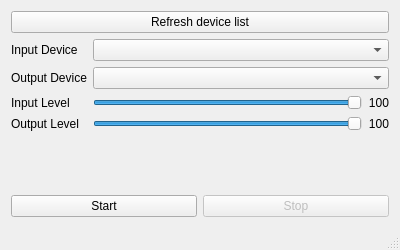
<?xml version="1.0" encoding="UTF-8"?>
<ui version="4.0">
 <class>MainWindow</class>
 <widget class="QMainWindow" name="MainWindow">
  <property name="geometry">
   <rect>
    <x>0</x>
    <y>0</y>
    <width>400</width>
    <height>250</height>
   </rect>
  </property>
  <property name="windowTitle">
   <string>Stethoscope</string>
  </property>
  <widget class="QWidget" name="centralWidget">
   <layout class="QGridLayout" name="gridLayout">
    <item row="8" column="0" colspan="3">
     <layout class="QHBoxLayout" name="pushButton_layout">
      <item>
       <widget class="QPushButton" name="pushButton_start">
        <property name="text">
         <string>Start</string>
        </property>
       </widget>
      </item>
      <item>
       <widget class="QPushButton" name="pushButton_stop">
        <property name="enabled">
         <bool>false</bool>
        </property>
        <property name="text">
         <string>Stop</string>
        </property>
       </widget>
      </item>
     </layout>
    </item>
    <item row="2" column="1" colspan="2">
     <widget class="QComboBox" name="comboBox_input_device"/>
    </item>
    <item row="1" column="0" colspan="3">
     <widget class="QPushButton" name="pushButton_refresh">
      <property name="text">
       <string>Refresh device list</string>
      </property>
     </widget>
    </item>
    <item row="5" column="0">
     <widget class="QLabel" name="label_input_level">
      <property name="text">
       <string>Input Level</string>
      </property>
     </widget>
    </item>
    <item row="2" column="0">
     <widget class="QLabel" name="label_input_device">
      <property name="text">
       <string>Input Device</string>
      </property>
     </widget>
    </item>
    <item row="5" column="1">
     <widget class="QSlider" name="horizontalSlider_input_level">
      <property name="maximum">
       <number>100</number>
      </property>
      <property name="value">
       <number>100</number>
      </property>
      <property name="orientation">
       <enum>Qt::Horizontal</enum>
      </property>
     </widget>
    </item>
    <item row="3" column="0">
     <widget class="QLabel" name="label_output_device">
      <property name="text">
       <string>Output Device</string>
      </property>
     </widget>
    </item>
    <item row="3" column="1" colspan="2">
     <widget class="QComboBox" name="comboBox_output_device"/>
    </item>
    <item row="7" column="1">
     <spacer name="verticalSpacer">
      <property name="orientation">
       <enum>Qt::Vertical</enum>
      </property>
      <property name="sizeHint" stdset="0">
       <size>
        <width>20</width>
        <height>40</height>
       </size>
      </property>
     </spacer>
    </item>
    <item row="5" column="2">
     <widget class="QLabel" name="label_input_level_value">
      <property name="minimumSize">
       <size>
        <width>20</width>
        <height>0</height>
       </size>
      </property>
      <property name="text">
       <string>100</string>
      </property>
      <property name="alignment">
       <set>Qt::AlignRight|Qt::AlignTrailing|Qt::AlignVCenter</set>
      </property>
     </widget>
    </item>
    <item row="6" column="0">
     <widget class="QLabel" name="label_output_level">
      <property name="text">
       <string>Output Level</string>
      </property>
     </widget>
    </item>
    <item row="6" column="1">
     <widget class="QSlider" name="horizontalSlider_output_level">
      <property name="maximum">
       <number>100</number>
      </property>
      <property name="value">
       <number>100</number>
      </property>
      <property name="orientation">
       <enum>Qt::Horizontal</enum>
      </property>
     </widget>
    </item>
    <item row="6" column="2">
     <widget class="QLabel" name="label_output_level_value">
      <property name="minimumSize">
       <size>
        <width>20</width>
        <height>0</height>
       </size>
      </property>
      <property name="text">
       <string>100</string>
      </property>
      <property name="alignment">
       <set>Qt::AlignRight|Qt::AlignTrailing|Qt::AlignVCenter</set>
      </property>
     </widget>
    </item>
   </layout>
  </widget>
  <widget class="QStatusBar" name="statusBar"/>
 </widget>
 <layoutdefault spacing="6" margin="11"/>
 <resources/>
 <connections/>
</ui>
